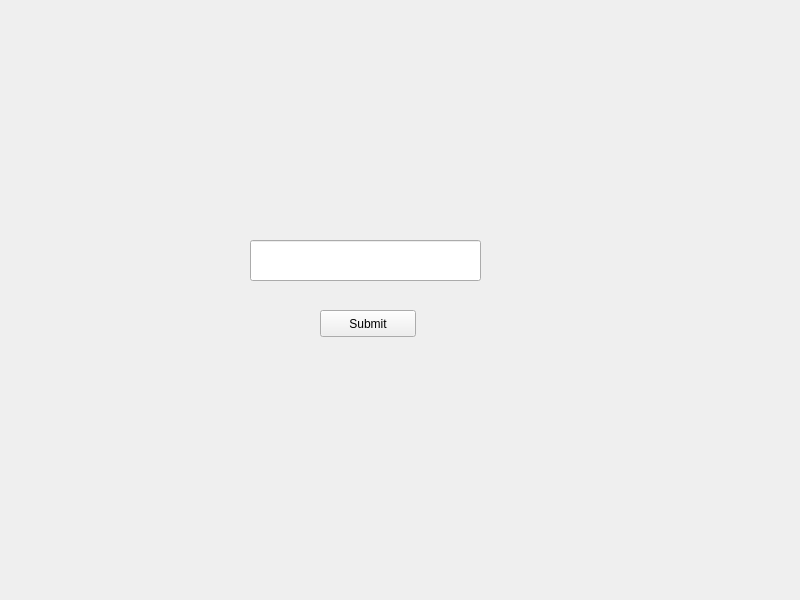
<?xml version="1.0" encoding="UTF-8"?>
<ui version="4.0">
 <class>Widget</class>
 <widget class="QWidget" name="Widget">
  <property name="geometry">
   <rect>
    <x>0</x>
    <y>0</y>
    <width>800</width>
    <height>600</height>
   </rect>
  </property>
  <property name="windowTitle">
   <string>Widget</string>
  </property>
  <widget class="QLineEdit" name="lineEdit">
   <property name="geometry">
    <rect>
     <x>250</x>
     <y>240</y>
     <width>231</width>
     <height>41</height>
    </rect>
   </property>
  </widget>
  <widget class="QPushButton" name="pushButton">
   <property name="geometry">
    <rect>
     <x>320</x>
     <y>310</y>
     <width>96</width>
     <height>27</height>
    </rect>
   </property>
   <property name="text">
    <string>Submit</string>
   </property>
  </widget>
 </widget>
 <resources/>
 <connections/>
</ui>
